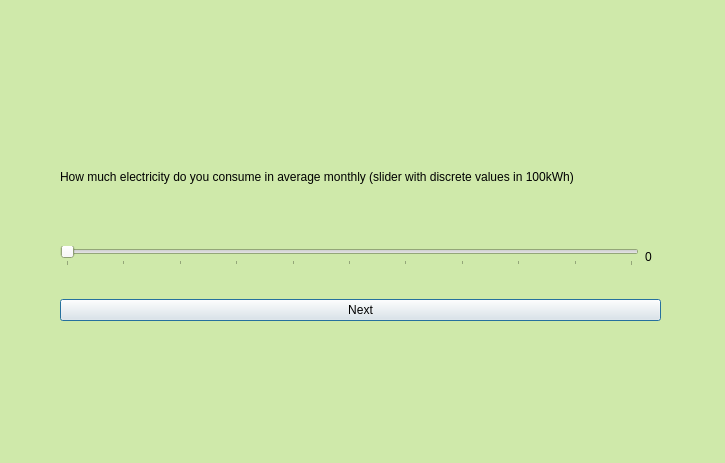
<?xml version="1.0" encoding="UTF-8"?>
<ui version="4.0">
 <class>ThirdQuestion</class>
 <widget class="QDialog" name="ThirdQuestion">
  <property name="geometry">
   <rect>
    <x>0</x>
    <y>0</y>
    <width>725</width>
    <height>463</height>
   </rect>
  </property>
  <property name="palette">
   <palette>
    <active>
     <colorrole role="Base">
      <brush brushstyle="SolidPattern">
       <color alpha="255">
        <red>32</red>
        <green>32</green>
        <blue>32</blue>
       </color>
      </brush>
     </colorrole>
     <colorrole role="Window">
      <brush brushstyle="SolidPattern">
       <color alpha="255">
        <red>207</red>
        <green>233</green>
        <blue>170</blue>
       </color>
      </brush>
     </colorrole>
    </active>
    <inactive>
     <colorrole role="Base">
      <brush brushstyle="SolidPattern">
       <color alpha="255">
        <red>32</red>
        <green>32</green>
        <blue>32</blue>
       </color>
      </brush>
     </colorrole>
     <colorrole role="Window">
      <brush brushstyle="SolidPattern">
       <color alpha="255">
        <red>207</red>
        <green>233</green>
        <blue>170</blue>
       </color>
      </brush>
     </colorrole>
    </inactive>
    <disabled>
     <colorrole role="Base">
      <brush brushstyle="SolidPattern">
       <color alpha="255">
        <red>207</red>
        <green>233</green>
        <blue>170</blue>
       </color>
      </brush>
     </colorrole>
     <colorrole role="Window">
      <brush brushstyle="SolidPattern">
       <color alpha="255">
        <red>207</red>
        <green>233</green>
        <blue>170</blue>
       </color>
      </brush>
     </colorrole>
    </disabled>
   </palette>
  </property>
  <property name="windowTitle">
   <string>Dialog</string>
  </property>
  <widget class="QWidget" name="layoutWidget">
   <property name="geometry">
    <rect>
     <x>60</x>
     <y>140</y>
     <width>601</width>
     <height>181</height>
    </rect>
   </property>
   <layout class="QVBoxLayout" name="verticalLayout">
    <item>
     <widget class="QLabel" name="label">
      <property name="text">
       <string>How much electricity do you consume in average monthly (slider with discrete values in 100kWh)</string>
      </property>
     </widget>
    </item>
    <item>
     <layout class="QHBoxLayout" name="horizontalLayout">
      <item>
       <widget class="QSlider" name="horizontalSlider">
        <property name="maximum">
         <number>10</number>
        </property>
        <property name="singleStep">
         <number>1</number>
        </property>
        <property name="orientation">
         <enum>Qt::Horizontal</enum>
        </property>
        <property name="tickPosition">
         <enum>QSlider::TicksBelow</enum>
        </property>
        <property name="tickInterval">
         <number>1</number>
        </property>
       </widget>
      </item>
      <item>
       <widget class="QLabel" name="label_2">
        <property name="minimumSize">
         <size>
          <width>16</width>
          <height>0</height>
         </size>
        </property>
        <property name="text">
         <string>0</string>
        </property>
       </widget>
      </item>
     </layout>
    </item>
    <item>
     <widget class="QPushButton" name="pushButton">
      <property name="text">
       <string>Next</string>
      </property>
     </widget>
    </item>
   </layout>
  </widget>
 </widget>
 <resources/>
 <connections>
  <connection>
   <sender>horizontalSlider</sender>
   <signal>valueChanged(int)</signal>
   <receiver>label_2</receiver>
   <slot>setNum(int)</slot>
   <hints>
    <hint type="sourcelabel">
     <x>546</x>
     <y>248</y>
    </hint>
    <hint type="destinationlabel">
     <x>579</x>
     <y>251</y>
    </hint>
   </hints>
  </connection>
 </connections>
</ui>
